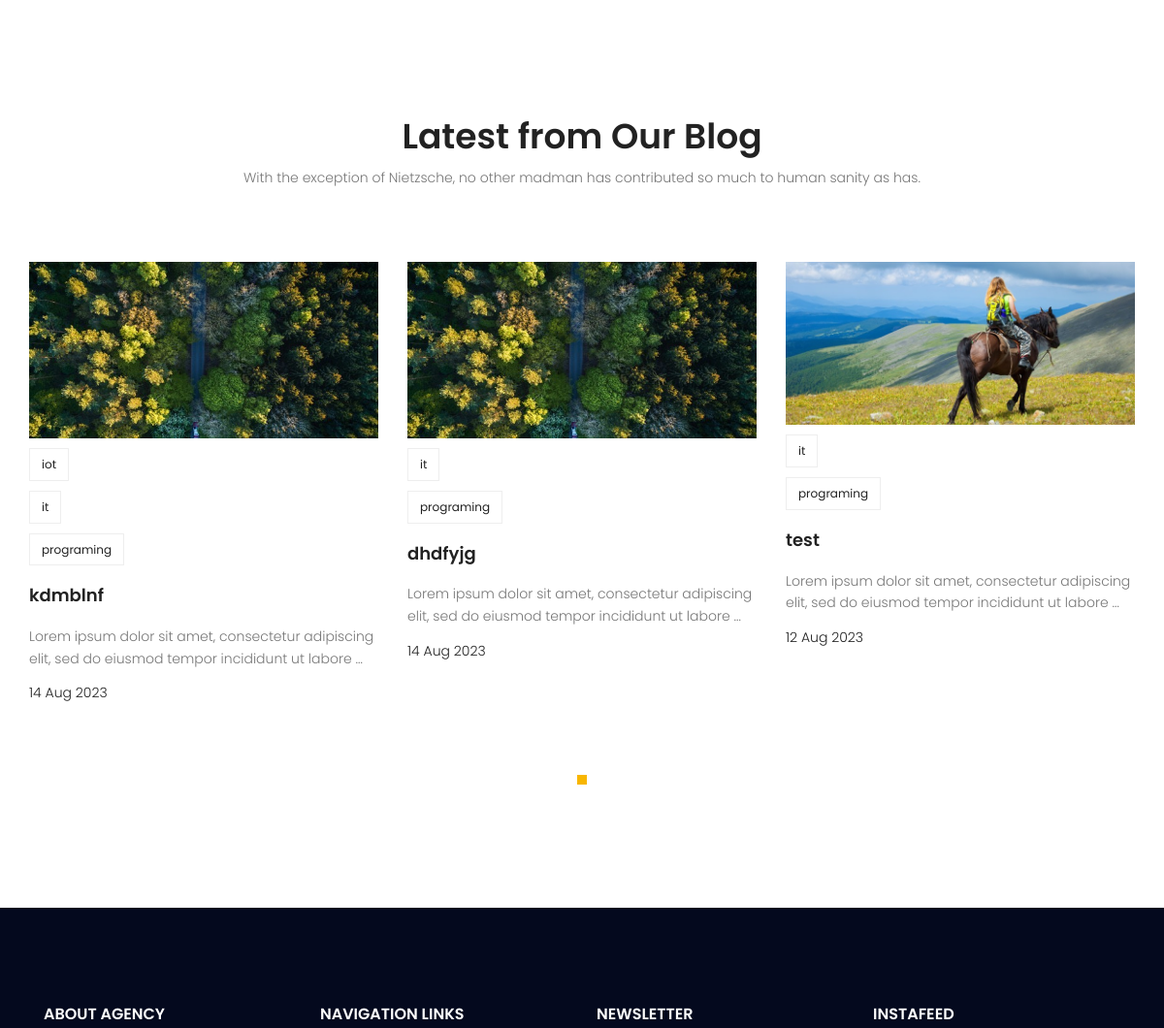
The app's page / (middle part), older data.
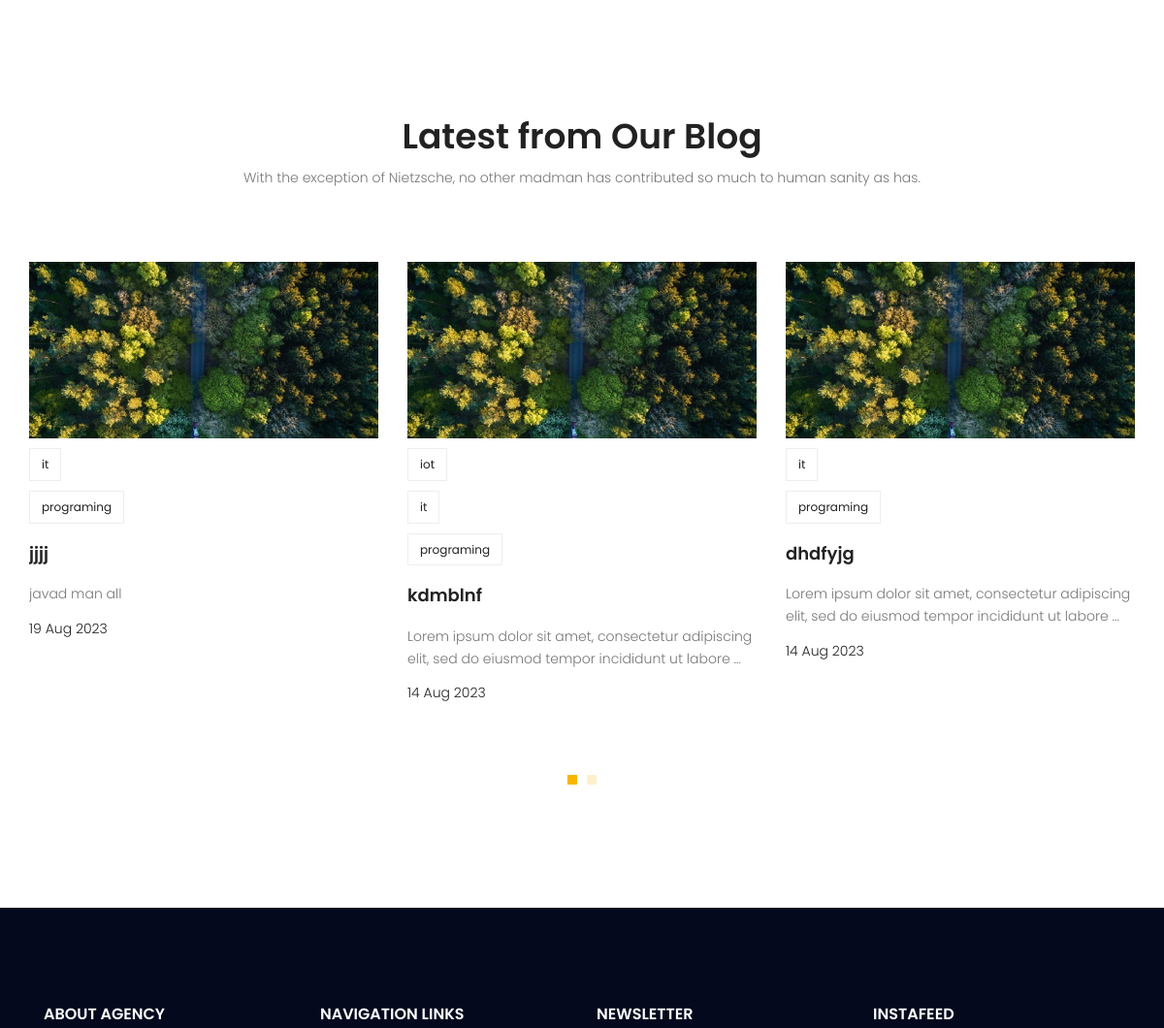
The same page, newer data.
### blog/models.py (models this page shows, shortened)
class post(models.Model):
    image = models.ImageField(upload_to='blog/' , default='blog/default.jpg')
    author = models.ForeignKey(User , on_delete=models.SET_NULL , null=True)
    title = models.CharField(max_length=255)
    content = models.TextField()
    category = models.ManyToManyField(category)
    counted_views = models.IntegerField(default=0)
    status = models.BooleanField(default=False)
    published_at = models.DateTimeField(null=True)
    created_at = models.DateTimeField(auto_now_add=True)
    updated_at = models.DateTimeField(auto_now=True )
    class Meta:
        ordering = ['-created_at']

class category(models.Model):
    name = models.CharField(max_length=255)

### website/views.py (the view)
# urls.py: path('' , index ,name='index'),
def index(request):
    return render(request , 'website/index.html')

### website/templatetags/website_tags.py (called while the page is built)
@register.inclusion_tag('website/website-recentpost.html')
def recent():
    recentposts = post.objects.filter(status = True).order_by('-published_at')[:6]
    return {'recentposts' : recentposts }

### templates/website/index.html (shortened to what this page needs)
{% extends "base.html" %}
{% load static %}
{% load website_tags %}
{% block content%}
    <section class="recent-blog-area section-gap">
      <div class="container">
        <div class="row d-flex justify-content-center">
          <div class="menu-content pb-60 col-lg-9">
            <div class="title text-center">
              <h1 class="mb-10">Latest from Our Blog</h1>
              <p>
                With the exception of Nietzsche, no other madman has contributed
                so much to human sanity as has.
              </p>
            </div>
          </div>
        </div>
        <div class="row">
          {% recent %}
        </div>
      </div>
    </section>
{% endblock %}

### templates/website/website-recentpost.html
{% load static %}
<div class="active-recent-blog-carusel">
  {% for post in recentposts %}
  <div class="single-recent-blog-post item">
    <div class="thumb">
      <img class="img-fluid" src="{{post.image.url}}" alt="" />
    </div>
    <div class="details">
      {% for cat in post.category.all %}
      <div class="tags">
        <ul>
          <li>
            <a href="{% url 'blog:category' cat_name=cat.name %}">{{cat.name}}</a>
          </li>
        </ul>
      </div>
      {% endfor %}
      <a href="{% url 'blog:single' pid=post.id %}"><h4 class="title">{{post.title}}</h4></a>
      <p>
        {{post.content|truncatewords:15}}
      </p>
      <h6 class="date">{{post.published_at|date:"d M Y"}}</h6>
    </div>
  </div>
  {% endfor %}
</div>

Row changes from the older to the newer data that the page shows:
no longer on this page (row edited): post: image (picture), title "test", content "Lorem ipsum dolor sit amet, consectetur adipiscing elit, sed do eiusmod tempor incididunt ut labore …", published_at "12 Aug 2023", category (name "it"), category (name "programing")
added post: image (placeholder picture), title "jjjj", content "javad man all", published_at "19 Aug 2023", category (name "it"), category (name "programing")
